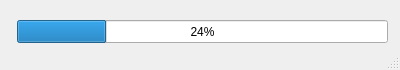
<?xml version="1.0" encoding="UTF-8"?>
<ui version="4.0">
 <class>MainWindow</class>
 <widget class="QMainWindow" name="MainWindow">
  <property name="geometry">
   <rect>
    <x>0</x>
    <y>0</y>
    <width>400</width>
    <height>70</height>
   </rect>
  </property>
  <property name="sizePolicy">
   <sizepolicy hsizetype="Fixed" vsizetype="Fixed">
    <horstretch>0</horstretch>
    <verstretch>0</verstretch>
   </sizepolicy>
  </property>
  <property name="minimumSize">
   <size>
    <width>400</width>
    <height>60</height>
   </size>
  </property>
  <property name="maximumSize">
   <size>
    <width>400</width>
    <height>16777215</height>
   </size>
  </property>
  <property name="cursor">
   <cursorShape>WaitCursor</cursorShape>
  </property>
  <property name="windowTitle">
   <string>Transcribing...</string>
  </property>
  <property name="windowIcon">
   <iconset>
    <normaloff>logo.png</normaloff>logo.png</iconset>
  </property>
  <property name="autoFillBackground">
   <bool>false</bool>
  </property>
  <property name="styleSheet">
   <string notr="true"/>
  </property>
  <property name="toolButtonStyle">
   <enum>Qt::ToolButtonFollowStyle</enum>
  </property>
  <property name="tabShape">
   <enum>QTabWidget::Triangular</enum>
  </property>
  <widget class="QWidget" name="centralwidget">
   <property name="styleSheet">
    <string notr="true"/>
   </property>
   <widget class="QProgressBar" name="ProgressBar">
    <property name="geometry">
     <rect>
      <x>17</x>
      <y>20</y>
      <width>371</width>
      <height>23</height>
     </rect>
    </property>
    <property name="styleSheet">
     <string notr="true">ProgressBar{

    border: 2px solid grey;
    border-radius: 5px;
}

ProgressBar::chunk {
    background-color: #05B8CC;
    width: 20px;
}</string>
    </property>
    <property name="value">
     <number>24</number>
    </property>
   </widget>
  </widget>
  <widget class="QStatusBar" name="statusbar"/>
 </widget>
 <resources>
  <include location="Res/Background.qrc"/>
 </resources>
 <connections/>
</ui>
